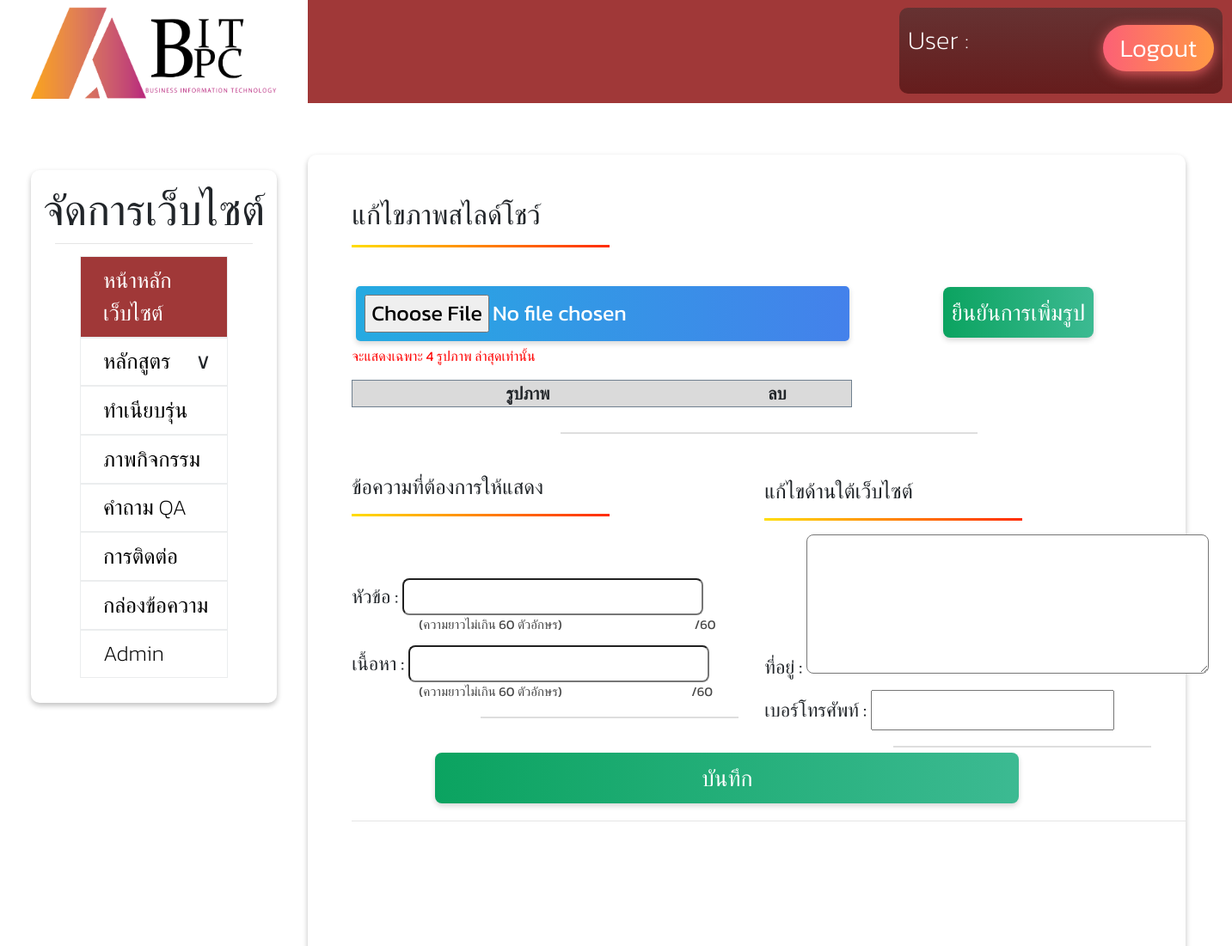
The page /home.php (upper part) on the database as committed earlier.
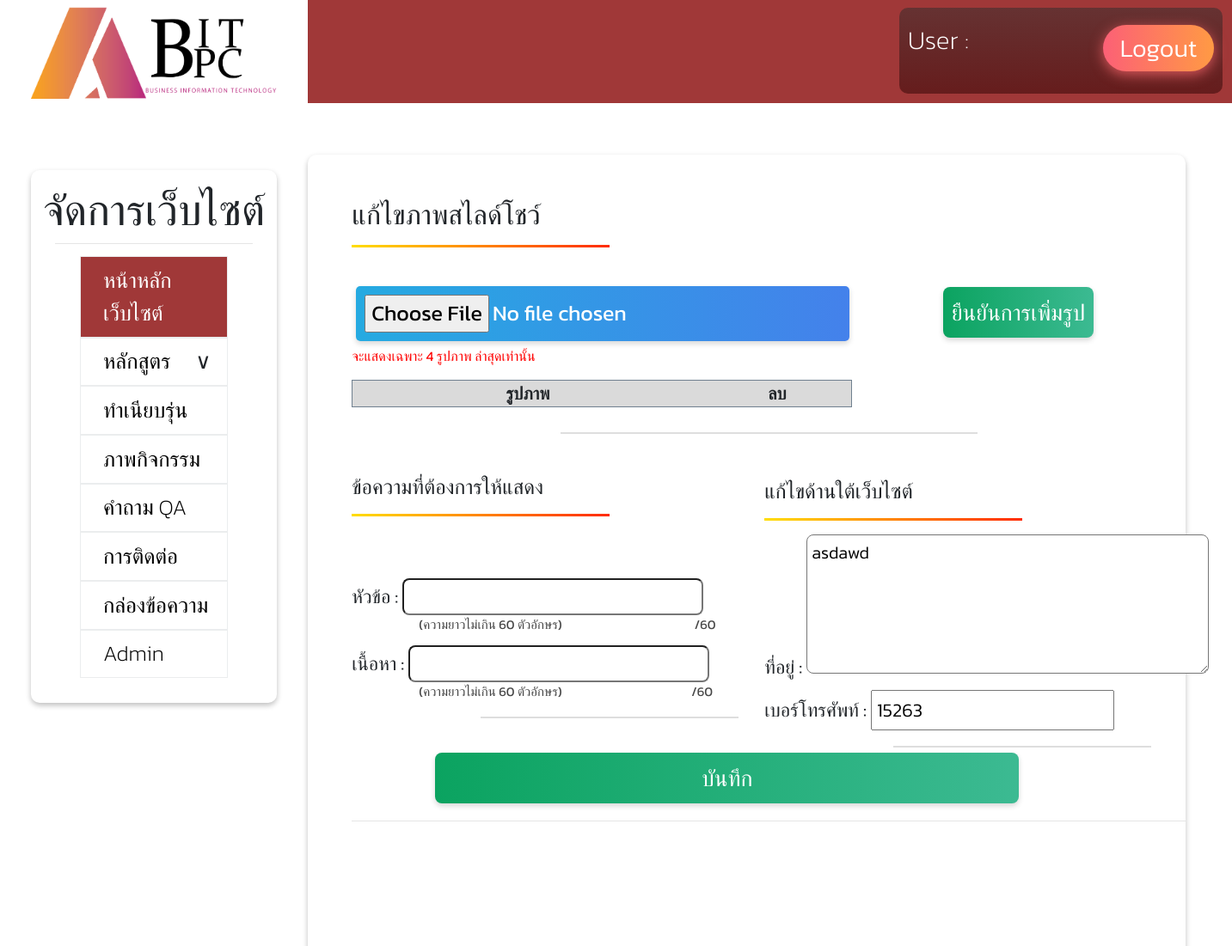
The same page on the database as committed later.
### tables this page shows
CREATE TABLE `tbpage` (
  `ID` int(5) NOT NULL,
  `Logo` varchar(50) NOT NULL,
  `Topic` varchar(30) NOT NULL,
  `Tittle` varchar(40) NOT NULL,
  `Text` text NOT NULL,
  `Phone` int(10) NOT NULL
);

### home.php (the view, shortened to what this page needs)
<html lang="en">
<head>
    <link rel="stylesheet" href="../adminBPC/head_sideAndFooter.css">
    <link rel="stylesheet" href="../adminBPC/home.css">
    <link rel="stylesheet" href="https://cdn.jsdelivr.net/npm/bootstrap@4.5.3/dist/css/bootstrap.min.css">
</head>
<body>
<form action="loginDB.php" method="POST">
    <div class="head-con">
        <div class="nav_logo">
            <img src="../adminBPC/pic/Image 12224.png" alt="" >
       </div>
        <div class="nav_logout">
            <div class="logout">
                <h1>User :
                    <button class="btn-logout" type="submit" name="logout">Logout</button>
                    </form>
        <div class="menu">
            <div class="bg-menu">
                <h1>จัดการเว็บไซต์</h1>
                        <hr>
                        <ul class="ul-menu">
                          <a href="home.php"><li class="active"> หน้าหลักเว็บไซต์</li></a>
                         <li class="showli"> <a href="course.php">หลักสูตร</a> <span style='font-size:25px; float: right; position: relative; right: 10px;'>&or;</span> <ul class="dropdown">
                              <a href="award.php"><li >ผลงานและรางวัล</li></a></li>
                          </ul>
                          <a href="Yearbook.php"><li >ทำเนียบรุ่น</li></a>
                          <a href="activity.php"><li> ภาพกิจกรรม</li></a>
                          <a href="QA.php"><li >คำถาม QA</li></a>
                          <a href="contact.php"><li>การติดต่อ</li></a>
                         <a href="massage.php"><li>กล่องข้อความ</li></a>
                          <a href="update_admin.php"><li>Admin</li></a>
            </div>
        </div>
        <div class="content">
        <form action="update_home.php" method="POST" enctype="multipart/form-data">
            <div class="content_logo">
                <div class="upload_img_logo">
                    <ul>
                        <li></li>
                    </ul>
                </div>
            </div>
            </form>
        <div class="content_slideshow">
                <h1>แก้ไขภาพสไลด์โชว์</h1>
                <hr class="hr_content">
              <form action="insert_img.php" method="POST" enctype="multipart/form-data">
                <div class="photoslider">
                  <input type="file" name="main" id="imgSlid" class='btn-upload' value='อัพโหลดภาพ'> <input type="submit" value="ยืนยันการเพิ่มรูป" class='btn-ok' name='addimg'>
                  <p class='textred'style='color:red; font-size:16px'>จะแสดงเฉพาะ 4 รูปภาพ ล่าสุดเท่านั้น</p>
                  <table>
                  <thead>
                    <tr>
                      <th>รูปภาพ</th>
                      <th>ลบ</th>
                    </tr>
                  </thead>
                      </form>
                </table></div>
                <hr class="end_centent">
                    <form action="update_home.php" method="post">
                    <?php
                    include_once('connectDB.php');
                    $queryConnectyion="SELECT * FROM tbpage";
                    $resultConnecttoin=mysqli_query($conn,$queryConnectyion);
                    $res = mysqli_fetch_assoc($resultConnecttoin);
                    ?>
<form action="update_home.php" method="POST">
            <div class="content_sayhi">
                    <div class="msgsayhi">
                        <h1>ข้อความที่ต้องการให้แสดง</h1>
                        <hr class="hr_content">
                            <div class="text-head">
                                <span class="span-head">หัวข้อ : </span> <input type="text" name="topic" onkeyup="countTextJs1()" maxlength="60"  id="input-topic" value=<?php echo "'$res[Topic]'"?>> <br>
                                            <p>(ความยาวไม่เกิน 60 ตัวอักษร)<span id='numspan'> <span id='rs_txtForJs1'></span>/60</span></p>
                                <span class="span-head">เนื้อหา : </span> <input type="text" name="title" id="input-topic2" onkeyup="countTextJs2()" maxlength="60"  value=<?php echo "'$res[Tittle]'"?>><br>
                                            <p>(ความยาวไม่เกิน 60 ตัวอักษร)<span id='numspan'><span id='rs_txtForJs2'></span>/60</span></p>
                             </div>
                             <hr class="end_centent">
                    </div>
                  <div class="content_foot">
                      <h1>แก้ไขด้านใต้เว็บไซต์</h1>
                      <hr class="hr_content">
                      <div class="address">ที่อยู่ : <textarea name="address" id="" cols="40" rows="5" ><?php echo $res['Text']?></textarea> </div>
                      <div class="photo">เบอร์โทรศัพท์ : <input type="tel" name="phone" id="" value=<?php echo $res['Phone']?>></div>
                      <hr class="end_centent">
                  </div>
            </div>
            <div class="ok">
     <input type="submit" name='updateconnect' value="บันทึก" class="btn-ok"></div>
    </form>
   <hr class="end_centent_head">
        </div>
</body>
</html>

Rows that differ between the two databases and show on the page:
added tbpage: address "asdawd", phone "15263"
